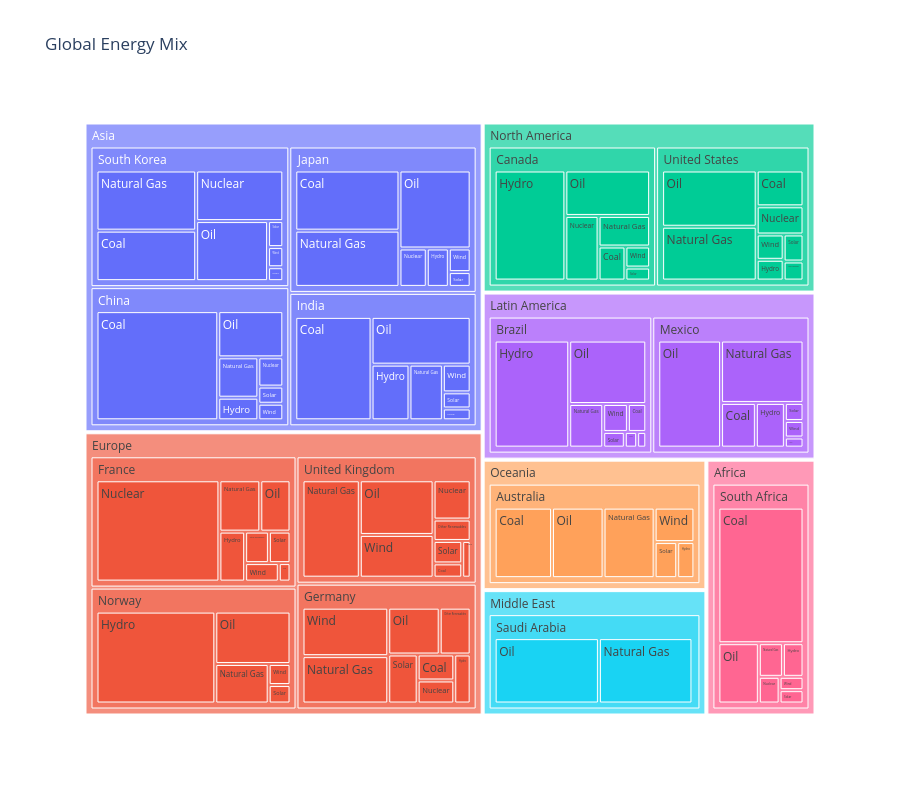

Notebook source saved alongside this figure:
### Markdown cell above
## Task 1 — Treemap: fossil fuel dependency by country

**What to build:** A treemap showing **fossil fuel TWh only**, broken down by Region → Country → Source (Coal / Oil / Natural Gas).

**Requirements:**
- Filter to fossil sources only before plotting
- Use `path=['Region', 'Country', 'Source']` for the hierarchy
- Colour encodes the fossil source type (Coal / Oil / Natural Gas) with a CVD-safe palette
- Show TWh values in labels — no percentages
- Grey out parent nodes (Region and Country level)
- Insight title naming which region or country is most fossil-dependent

> 💡 `df.loc[df['Source_Type'] == 'Fossil']`

### Code cell
# Task 1
# YOUR CODE HERE

fig = px.treemap(df, path=['Region','Country', 'Source'], values='TWh',
                 title='Global Energy Mix', height=800)
fig.show()

### Figure 1 — Plotly figure (JSON) as saved in the notebook; plotly's stock layout.template omitted (floating-point values rounded to 4 significant figures)
{"data": [{"branchvalues": "total", "domain": {"x": [0, 1], "y": [0, 1]}, "hovertemplate": "labels=%{label}<br>TWh=%{value}<br>parent=%{parent}<br>id=%{id}<extra></extra>", "ids": ["North America/United States/Coal", "North America/United States/Oil", "North America/United States/Natural Gas", "North America/United States/Nuclear", "North America/United States/Hydro", "North America/United States/Wind", "North America/United States/Solar", "North America/United States/Other Renewables", "Asia/China/Coal", "Asia/China/Oil", "Asia/China/Natural Gas", "Asia/China/Nuclear", "Asia/China/Hydro", "Asia/China/Wind", "Asia/China/Solar", "Europe/Germany/Coal", "Europe/Germany/Oil", "Europe/Germany/Natural Gas", "Europe/Germany/Nuclear", "Europe/Germany/Hydro", "Europe/Germany/Wind", "Europe/Germany/Solar", "Europe/Germany/Other Renewables", "Europe/France/Coal", "Europe/France/Oil", "Europe/France/Natural Gas", "Europe/France/Nuclear", "Europe/France/Hydro", "Europe/France/Wind", "Europe/France/Solar", "Europe/France/Other Renewables", "Europe/United Kingdom/Coal", "Europe/United Kingdom/Oil", "Europe/United Kingdom/Natural Gas", "Europe/United Kingdom/Nuclear", "Europe/United Kingdom/Hydro", "Europe/United Kingdom/Wind", "Europe/United Kingdom/Solar", "Europe/United Kingdom/Other Renewables", "Asia/India/Coal", "Asia/India/Oil", "Asia/India/Natural Gas", "Asia/India/Nuclear", "Asia/India/Hydro", "Asia/India/Wind", "Asia/India/Solar", "Latin America/Brazil/Coal", "Latin America/Brazil/Oil", "Latin America/Brazil/Natural Gas", "Latin America/Brazil/Nuclear", "Latin America/Brazil/Hydro", "Latin America/Brazil/Wind", "Latin America/Brazil/Solar", "Latin America/Brazil/Other Renewables", "Oceania/Australia/Coal", "Oceania/Australia/Oil", "Oceania/Australia/Natural Gas", "Oceania/Australia/Hydro", "Oceania/Australia/Wind", "Oceania/Australia/Solar", "Asia/Japan/Coal", "Asia/Japan/Oil", "Asia/Japan/Natural Gas", "Asia/Japan/Nuclear", "Asia/Japan/Hydro", "Asia/Japan/Wind", "Asia/Japan/Solar", "Asia/South Korea/Coal", "Asia/South Korea/Oil", "Asia/South Korea/Natural Gas", "Asia/South Korea/Nuclear", "Asia/South Korea/Hydro", "Asia/South Korea/Wind", "Asia/South Korea/Solar", "Europe/Norway/Oil", "Europe/Norway/Natural Gas", "Europe/Norway/Hydro", "Europe/Norway/Wind", "Europe/Norway/Solar", "Middle East/Saudi Arabia/Oil", "Middle East/Saudi Arabia/Natural Gas", "Middle East/Saudi Arabia/Wind", "Africa/South Africa/Coal", "Africa/South Africa/Oil", "Africa/South Africa/Natural Gas", "Africa/South Africa/Nuclear", "Africa/South Africa/Hydro", "Africa/South Africa/Wind", "Africa/South Africa/Solar", "North America/Canada/Coal", "North America/Canada/Oil", "North America/Canada/Natural Gas", "North America/Canada/Nuclear", "North America/Canada/Hydro", "North America/Canada/Wind", "North America/Canada/Solar", "Latin America/Mexico/Coal", "Latin America/Mexico/Oil", "Latin America/Mexico/Natural Gas", "Latin America/Mexico/Nuclear", "Latin America/Mexico/Hydro", "Latin America/Mexico/Wind", "Latin America/Mexico/Solar", "North America/United States", "Asia/China", "Europe/Germany", "Europe/France", "Europe/United Kingdom", "Asia/India", "Latin America/Brazil", "Oceania/Australia", "Asia/Japan", "Asia/South Korea", "Europe/Norway", "Middle East/Saudi Arabia", "Africa/South Africa", "North America/Canada", "Latin America/Mexico", "North America", "Asia", "Europe", "Latin America", "Oceania", "Middle East", "Africa"], "labels": ["Coal", "Oil", "Natural Gas", "Nuclear", "Hydro", "Wind", "Solar", "Other Renewables", "Coal", "Oil", "Natural Gas", "Nuclear", "Hydro", "Wind", "Solar", "Coal", "Oil", "Natural Gas", "Nuclear", "Hydro", "Wind", "Solar", "Other Renewables", "Coal", "Oil", "Natural Gas", "Nuclear", "Hydro", "Wind", "Solar", "Other Renewables", "Coal", "Oil", "Natural Gas", "Nuclear", "Hydro", "Wind", "Solar", "Other Renewables", "Coal", "Oil", "Natural Gas", "Nuclear", "Hydro", "Wind", "Solar", "Coal", "Oil", "Natural Gas", "Nuclear", "Hydro", "Wind", "Solar", "Other Renewables", "Coal", "Oil", "Natural Gas", "Hydro", "Wind", "Solar", "Coal", "Oil", "Natural Gas", "Nuclear", "Hydro", "Wind", "Solar", "Coal", "Oil", "Natural Gas", "Nuclear", "Hydro", "Wind", "Solar", "Oil", "Natural Gas", "Hydro", "Wind", "Solar", "Oil", "Natural Gas", "Wind", "Coal", "Oil", "Natural Gas", "Nuclear", "Hydro", "Wind", "Solar", "Coal", "Oil", "Natural Gas", "Nuclear", "Hydro", "Wind", "Solar", "Coal", "Oil", "Natural Gas", "Nuclear", "Hydro", "Wind", "Solar", "United States", "China", "Germany", "France", "United Kingdom", "India", "Brazil", "Australia", "Japan", "South Korea", "Norway", "Saudi Arabia", "South Africa", "Canada", "Mexico", "North America", "Asia", "Europe", "Latin America", "Oceania", "Middle East", "Africa"], "name": "", "parents": ["North America/United States", "North America/United States", "North America/United States", "North America/United States", "North America/United States", "North America/United States", "North America/United States", "North America/United States", "Asia/China", "Asia/China", "Asia/China", "Asia/China", "Asia/China", "Asia/China", "Asia/China", "Europe/Germany", "Europe/Germany", "Europe/Germany", "Europe/Germany", "Europe/Germany", "Europe/Germany", "Europe/Germany", "Europe/Germany", "Europe/France", "Europe/France", "Europe/France", "Europe/France", "Europe/France", "Europe/France", "Europe/France", "Europe/France", "Europe/United Kingdom", "Europe/United Kingdom", "Europe/United Kingdom", "Europe/United Kingdom", "Europe/United Kingdom", "Europe/United Kingdom", "Europe/United Kingdom", "Europe/United Kingdom", "Asia/India", "Asia/India", "Asia/India", "Asia/India", "Asia/India", "Asia/India", "Asia/India", "Latin America/Brazil", "Latin America/Brazil", "Latin America/Brazil", "Latin America/Brazil", "Latin America/Brazil", "Latin America/Brazil", "Latin America/Brazil", "Latin America/Brazil", "Oceania/Australia", "Oceania/Australia", "Oceania/Australia", "Oceania/Australia", "Oceania/Australia", "Oceania/Australia", "Asia/Japan", "Asia/Japan", "Asia/Japan", "Asia/Japan", "Asia/Japan", "Asia/Japan", "Asia/Japan", "Asia/South Korea", "Asia/South Korea", "Asia/South Korea", "Asia/South Korea", "Asia/South Korea", "Asia/South Korea", "Asia/South Korea", "Europe/Norway", "Europe/Norway", "Europe/Norway", "Europe/Norway", "Europe/Norway", "Middle East/Saudi Arabia", "Middle East/Saudi Arabia", "Middle East/Saudi Arabia", "Africa/South Africa", "Africa/South Africa", "Africa/South Africa", "Africa/South Africa", "Africa/South Africa", "Africa/South Africa", "Africa/South Africa", "North America/Canada", "North America/Canada", "North America/Canada", "North America/Canada", "North America/Canada", "North America/Canada", "North America/Canada", "Latin America/Mexico", "Latin America/Mexico", "Latin America/Mexico", "Latin America/Mexico", "Latin America/Mexico", "Latin America/Mexico", "Latin America/Mexico", "North America", "Asia", "Europe", "Europe", "Europe", "Asia", "Latin America", "Oceania", "Asia", "Asia", "Europe", "Middle East", "Africa", "North America", "Latin America", "", "", "", "", "", "", ""], "type": "treemap", "values": [1015.0, 3220.0, 3083.0, 798.0, 339.0, 413.0, 325.0, 229.0, 7168.0, 1620.0, 872.0, 394.0, 488.0, 223.0, 231.0, 537.0, 1361.0, 2293.0, 476.0, 453.0, 2348.0, 814.0, 819.0, 120.0, 857.0, 1160.0, 6882.0, 711.0, 344.0, 376.0, 413.0, 230.0, 2269.0, 3139.0, 819.0, 174.0, 1775.0, 362.0, 446.0, 4319.0, 2593.0, 1018.0, 180.0, 1156.0, 422.0, 245.0, 312.0, 2973.0, 902.0, 118.0, 4857.0, 419.0, 206.0, 87.0, 2919.0, 2624.0, 2599.0, 448.0, 989.0, 588.0, 3347.0, 2965.0, 3130.0, 560.0, 452.0, 275.0, 173.0, 2706.0, 2322.0, 3224.0, 2370.0, 114.0, 165.0, 213.0, 2228.0, 1193.0, 6174.0, 260.0, 228.0, 5098.0, 4573.0, 96.0, 6727.0, 1421.0, 472.0, 323.0, 403.0, 186.0, 186.0, 550.0, 2315.0, 948.0, 1290.0, 4679.0, 312.0, 193.0, 949.0, 4103.0, 3137.0, 115.0, 791.0, 188.0, 205.0, 9422.0, 11000.0, 9101.0, 10860.0, 9214.0, 9933.0, 9874.0, 10170.0, 10900.0, 11110.0, 10080.0, 9767.0, 9718.0, 10290.0, 9488.0, 19710.0, 42940.0, 39260.0, 19360.0, 10170.0, 9767.0, 9718.0]}], "layout": {"height": 800, "legend": {"tracegroupgap": 0}, "title": {"text": "Global Energy Mix"}}}
